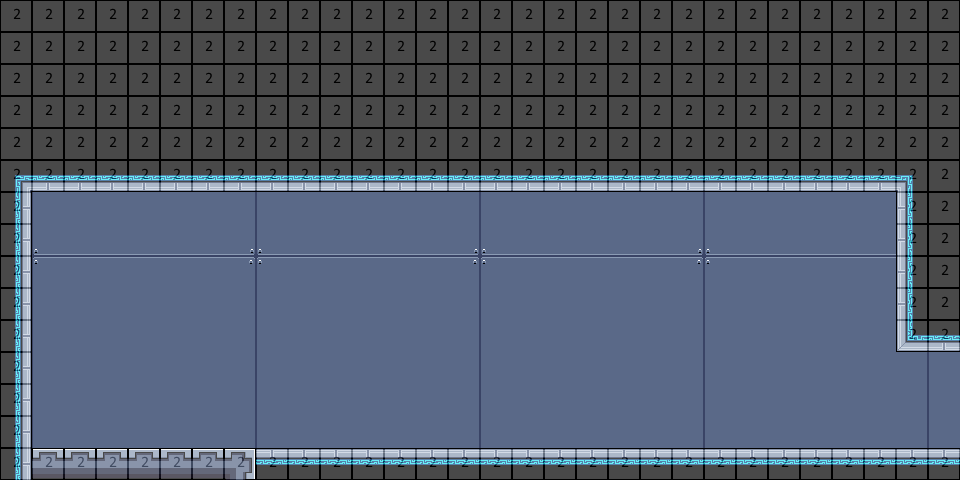

Rendered tile map (Tiled .tmx) drawn with the repository's tilesets; below, a short description and the full map source, tile grids included:
An orthogonal 30x15 tile map with 32x32 px tiles, 3 tile layers (bg, mg, collision), 2 tilesets and 4 objects (14_start, start, Testing Squasher boss, squasher).

<map version="2017.05.26" orientation="orthogonal" renderorder="right-down" width="30" height="15" tilewidth="32" tileheight="32" nextobjectid="42">
 <tileset firstgid="1" name="32blocks" tilewidth="32" tileheight="32" tilecount="10" columns="10">
  <image source="32blocks.png" width="320" height="32" />
 </tileset>
 <tileset firstgid="11" name="shipTileset" tilewidth="32" tileheight="32" tilecount="133" columns="19">
  <image source="shipTileset.png" width="608" height="224" />
 </tileset>
 <layer name="bg" width="30" height="15">
  <data encoding="csv">
0,128,126,127,128,126,127,128,126,127,128,126,127,128,126,127,128,126,127,128,0,0,0,0,0,0,0,0,0,0,
0,21,22,22,22,22,22,23,21,22,22,22,22,22,23,21,22,22,22,22,22,23,21,22,22,22,22,22,23,0,
0,40,41,41,41,41,41,42,40,41,41,41,41,41,42,40,41,41,41,41,41,42,40,41,41,41,41,41,42,0,
0,40,41,41,41,41,41,42,40,41,41,41,41,41,42,40,41,41,41,41,41,42,40,41,41,41,41,41,42,0,
0,40,41,41,41,41,41,42,40,41,41,41,41,41,42,40,41,41,41,41,41,42,40,41,41,41,41,41,42,0,
0,40,41,41,41,41,41,42,40,41,41,41,41,41,42,40,41,41,41,41,41,42,40,41,41,41,41,41,42,0,
0,40,41,41,41,41,41,42,40,41,41,41,41,41,42,40,41,41,41,41,41,42,40,41,41,41,41,41,42,0,
0,59,60,60,60,60,60,61,59,60,60,60,60,60,61,59,60,60,60,60,60,61,59,60,60,60,60,60,61,21,
0,21,22,22,22,22,22,23,21,22,22,22,22,22,23,21,22,22,22,22,22,23,21,22,22,22,22,22,23,21,
0,40,41,41,41,41,41,42,40,41,41,41,41,41,42,40,41,41,41,41,41,42,40,41,41,41,41,41,42,40,
0,40,41,41,41,41,41,42,40,41,41,41,41,41,42,40,41,41,41,41,41,42,40,41,41,41,41,41,42,40,
0,40,41,41,41,41,41,42,40,41,41,41,41,41,42,40,41,41,41,41,41,42,40,41,41,41,41,41,42,40,
0,40,41,41,41,41,41,42,40,41,41,41,41,41,42,40,41,41,41,41,41,42,40,41,41,41,41,41,42,40,
0,40,41,41,41,41,41,42,40,41,41,41,41,41,42,40,41,41,41,41,41,42,40,41,41,41,41,41,42,40,
0,59,60,60,60,60,60,61,59,60,60,60,60,60,61,59,60,60,60,60,60,61,59,60,60,60,60,60,61,59
</data>
 </layer>
 <layer name="mg" width="30" height="15">
  <data encoding="csv">
32,32,32,32,32,32,32,32,32,32,32,32,32,32,32,32,32,32,32,32,32,32,32,32,32,32,32,32,32,32,
32,32,32,32,32,32,32,32,32,32,32,32,32,32,32,32,32,32,32,32,32,32,32,32,32,32,32,32,32,32,
32,32,32,32,32,32,32,32,32,32,32,32,32,32,32,32,32,32,32,32,32,32,32,32,32,32,32,32,32,32,
32,32,32,32,32,32,32,32,32,32,32,32,32,32,32,32,32,32,32,32,32,32,32,32,32,32,32,32,32,32,
32,32,32,32,32,32,32,32,32,32,32,32,32,32,32,32,32,32,32,32,32,32,32,32,32,32,32,32,32,32,
94,51,51,51,51,51,51,51,51,51,51,51,51,51,51,51,51,51,51,51,51,51,51,51,51,51,51,51,95,32,
33,0,0,0,0,0,0,0,0,0,0,0,0,0,0,0,0,0,0,0,0,0,0,0,0,0,0,0,31,32,
33,0,0,0,0,0,0,0,0,0,0,0,0,0,0,0,0,0,0,0,0,0,0,0,0,0,0,0,31,32,
33,0,0,0,0,0,0,0,0,0,0,0,0,0,0,0,0,0,0,0,0,0,0,0,0,0,0,0,31,32,
33,0,0,0,0,0,0,0,0,0,0,0,0,0,0,0,0,0,0,0,0,0,0,0,0,0,0,0,31,32,
33,0,0,0,0,0,0,0,0,0,0,0,0,0,0,0,0,0,0,0,0,0,0,0,0,0,0,0,50,51,
33,0,0,0,0,0,0,0,0,0,0,0,0,0,0,0,0,0,0,0,0,0,0,0,0,0,0,0,0,0,
33,0,0,0,0,0,0,0,0,0,0,0,0,0,0,0,0,0,0,0,0,0,0,0,0,0,0,0,0,0,
33,0,0,0,0,0,0,0,0,0,0,0,0,0,0,0,0,0,0,0,0,0,0,0,0,0,0,0,0,0,
33,16,16,16,16,16,16,17,13,13,13,13,13,13,13,13,13,13,13,13,13,13,13,13,13,13,13,13,13,13
</data>
 </layer>
 <layer name="collision" width="30" height="15" opacity="0.29">
  <data encoding="csv">
2,2,2,2,2,2,2,2,2,2,2,2,2,2,2,2,2,2,2,2,2,2,2,2,2,2,2,2,2,2,
2,2,2,2,2,2,2,2,2,2,2,2,2,2,2,2,2,2,2,2,2,2,2,2,2,2,2,2,2,2,
2,2,2,2,2,2,2,2,2,2,2,2,2,2,2,2,2,2,2,2,2,2,2,2,2,2,2,2,2,2,
2,2,2,2,2,2,2,2,2,2,2,2,2,2,2,2,2,2,2,2,2,2,2,2,2,2,2,2,2,2,
2,2,2,2,2,2,2,2,2,2,2,2,2,2,2,2,2,2,2,2,2,2,2,2,2,2,2,2,2,2,
2,2,2,2,2,2,2,2,2,2,2,2,2,2,2,2,2,2,2,2,2,2,2,2,2,2,2,2,2,2,
2,0,0,0,0,0,0,0,0,0,0,0,0,0,0,0,0,0,0,0,0,0,0,0,0,0,0,0,2,2,
2,0,0,0,0,0,0,0,0,0,0,0,0,0,0,0,0,0,0,0,0,0,0,0,0,0,0,0,2,2,
2,0,0,0,0,0,0,0,0,0,0,0,0,0,0,0,0,0,0,0,0,0,0,0,0,0,0,0,2,2,
2,0,0,0,0,0,0,0,0,0,0,0,0,0,0,0,0,0,0,0,0,0,0,0,0,0,0,0,2,2,
2,0,0,0,0,0,0,0,0,0,0,0,0,0,0,0,0,0,0,0,0,0,0,0,0,0,0,0,2,2,
2,0,0,0,0,0,0,0,0,0,0,0,0,0,0,0,0,0,0,0,0,0,0,0,0,0,0,0,0,0,
2,0,0,0,0,0,0,0,0,0,0,0,0,0,0,0,0,0,0,0,0,0,0,0,0,0,0,0,0,0,
2,0,0,0,0,0,0,0,0,0,0,0,0,0,0,0,0,0,0,0,0,0,0,0,0,0,0,0,0,0,
2,2,2,2,2,2,2,2,2,2,2,2,2,2,2,2,2,2,2,2,2,2,2,2,2,2,2,2,2,2
</data>
 </layer>
 <objectgroup name="Object Layer 1">
  <object id="24" name="travel" type="14_start" x="947.333" y="351.333" width="9.33333" height="90" />
  <object id="32" name="d" type="start" x="41.3333" y="425.333" width="12.6667" height="13.3333" />
  <object id="33" name="message" type="Testing Squasher boss" x="29" y="240" width="168.333" height="204.333" />
  <object id="41" name="boss" type="squasher" x="395" y="206" width="12" height="14" />
 </objectgroup>
</map>
